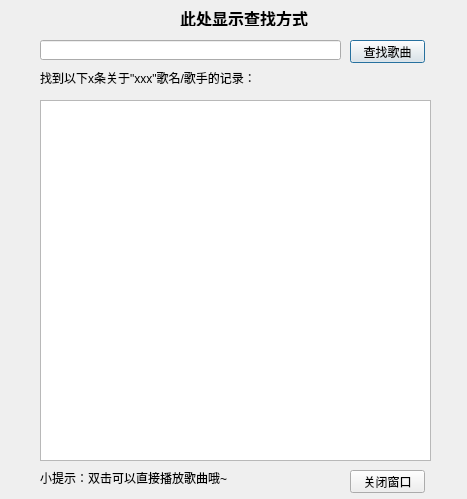
<?xml version="1.0" encoding="UTF-8"?>
<ui version="4.0">
 <class>SearchDialog</class>
 <widget class="QDialog" name="SearchDialog">
  <property name="geometry">
   <rect>
    <x>0</x>
    <y>0</y>
    <width>467</width>
    <height>499</height>
   </rect>
  </property>
  <property name="windowTitle">
   <string>Dialog</string>
  </property>
  <widget class="QTableView" name="searchView">
   <property name="geometry">
    <rect>
     <x>40</x>
     <y>100</y>
     <width>391</width>
     <height>361</height>
    </rect>
   </property>
  </widget>
  <widget class="QLineEdit" name="searchInput">
   <property name="geometry">
    <rect>
     <x>40</x>
     <y>40</y>
     <width>301</width>
     <height>20</height>
    </rect>
   </property>
  </widget>
  <widget class="QPushButton" name="searchButton">
   <property name="geometry">
    <rect>
     <x>350</x>
     <y>40</y>
     <width>75</width>
     <height>23</height>
    </rect>
   </property>
   <property name="text">
    <string>查找歌曲</string>
   </property>
  </widget>
  <widget class="QLabel" name="findMode">
   <property name="geometry">
    <rect>
     <x>180</x>
     <y>10</y>
     <width>151</width>
     <height>16</height>
    </rect>
   </property>
   <property name="font">
    <font>
     <family>Adobe Arabic</family>
     <pointsize>12</pointsize>
     <weight>75</weight>
     <bold>true</bold>
    </font>
   </property>
   <property name="text">
    <string>此处显示查找方式</string>
   </property>
  </widget>
  <widget class="QLabel" name="findResult">
   <property name="geometry">
    <rect>
     <x>40</x>
     <y>70</y>
     <width>341</width>
     <height>16</height>
    </rect>
   </property>
   <property name="text">
    <string>找到以下x条关于&quot;xxx&quot;歌名/歌手的记录：</string>
   </property>
  </widget>
  <widget class="QLabel" name="intro">
   <property name="geometry">
    <rect>
     <x>40</x>
     <y>470</y>
     <width>341</width>
     <height>16</height>
    </rect>
   </property>
   <property name="text">
    <string>小提示：双击可以直接播放歌曲哦~</string>
   </property>
  </widget>
  <widget class="QPushButton" name="close">
   <property name="geometry">
    <rect>
     <x>350</x>
     <y>470</y>
     <width>75</width>
     <height>23</height>
    </rect>
   </property>
   <property name="text">
    <string>关闭窗口</string>
   </property>
  </widget>
 </widget>
 <resources/>
 <connections/>
</ui>
